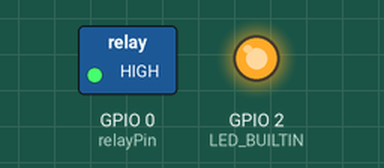
A sketch run on a simulated ESP8266 (NodeMCU). On the bench: switched loads named in the sketch (green lamp = pin HIGH), output pins drawn as LEDs (lit = HIGH, except the on-board LED, lit = LOW). WiFi joins after 1.5 s; servers stay silent unless stated; EEPROM starts erased; what the sketch prints to the serial monitor is not drawn.

Above: at 21.2 s.
At 23.2 s:
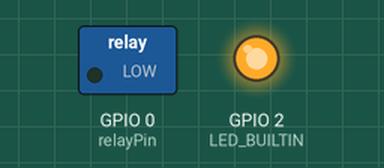
Timing chart, 0 to 24.8 s (numbered marks = the images above):
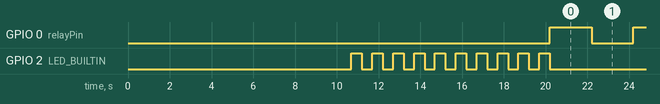

The sketch:

esp01-code.ino
```cpp
#include <ESP8266WiFi.h>
#include <EEPROM.h>

// Simula uma memória física para guardar o ssid e password
#define EEPROM_SSID_ADDRESS 0
#define EEPROM_PASSWORD_ADDRESS 50

// Definindo o tamanho mínimo de senha
#define MIN_PASSWORD_LENGTH 8

// Pino conectado ao relé
const int relayPin = 0; // GPIO0

char ssid[50];
char password[50];


void setup() {
  Serial.begin(9600);
  delay(10000);

  // Acessando o LED
  pinMode(LED_BUILTIN, OUTPUT);

  // Inicializando o relé
  pinMode(relayPin, OUTPUT);
  digitalWrite(relayPin, LOW);

  // Recuperando os dados de ssid e password
  getEEPROM();

  // Verificando se os dados recuperados são válidos
  if(strlen(ssid) > 0 && strlen(password) >= MIN_PASSWORD_LENGTH){
    startConnection();
  } else {
    startWPS();
  }
}


void getEEPROM(){
  Serial.println("Recuperando SSID e Password");

  EEPROM.begin(512);

  EEPROM.get(EEPROM_SSID_ADDRESS, ssid);
  EEPROM.get(EEPROM_PASSWORD_ADDRESS, password);

  EEPROM.end();

  Serial.println("SSID: ");
  Serial.println(ssid);
  Serial.println("Password: ");
  Serial.println(password);
  Serial.println("Recuperado com sucesso!!");
}


void setEEPROM(){
  Serial.println("Armazenando SSID e Password");

  EEPROM.begin(512);

  EEPROM.put(EEPROM_SSID_ADDRESS, WiFi.SSID());
  EEPROM.put(EEPROM_PASSWORD_ADDRESS, WiFi.psk());

  EEPROM.commit();
  EEPROM.end();

  Serial.println("SSID: ");
  Serial.println(WiFi.SSID());
  Serial.println("Password: ");
  Serial.println(WiFi.psk());
  Serial.println("Salvo com sucesso!!");
}


void startWPS(){
  Serial.println("Entrando no modo WPS...");

  // Iniciando o modo Wifi
  WiFi.mode(WIFI_STA);

  // Iniciando o WPS
  int status = WiFi.beginWPSConfig();
  if (status) {
      Serial.println("WPS iniciado. Aguardando conexão...");

      int counter = 0;
      while (counter < 30) {
        counter++;
        digitalWrite(LED_BUILTIN, LOW);
        delay(500);
        Serial.print(".");
        digitalWrite(LED_BUILTIN, HIGH);
        delay(500);
        Serial.print(".");
      }
  } else {
      Serial.println("Falha ao iniciar WPS.");
  }

  Serial.println("");

  if (WiFi.status() != WL_CONNECTED) {
      Serial.println("Falha ao conectar-se via WPS após várias tentativas. Verifique se o WPS está habilitado no seu roteador.");
  } else {
      Serial.println("Conectado com sucesso ao WiFi!");
      Serial.println("Local IP Address: ");
      Serial.println(WiFi.localIP());

      setEEPROM();
  }
}


void startConnection() {

  Serial.println("Conectando ao WiFi: ");
  Serial.println(ssid);

  WiFi.begin(ssid, password);

  int counter = 0;
  while (counter < 10) {
    counter++;
    digitalWrite(LED_BUILTIN, LOW);
    delay(500);
    Serial.print(".");
    digitalWrite(LED_BUILTIN, HIGH);
    delay(500);
    Serial.print(".");
  }

  Serial.println("");

  if(WiFi.status() == WL_CONNECTED){
    Serial.println("Conectado com sucesso ao WiFi!");
    Serial.println("Local IP Address: ");
    Serial.println(WiFi.localIP());
  } else {
    Serial.println("A conexão falhou!");
  }
}


void askForWPS() {
  // Método físico (botão)
  // if (digitalRead(buttonPin) == HIGH) {
  //   startWPS();
  // }

  // Método de monitor
  if (Serial.available() > 0) {
    char command = Serial.read();
    if (command == 'W') {
      startWPS(); // Inicia o modo WPS se o comando 'W' for recebido
    }
  }
}


void switchOn() {
    if(digitalRead(relayPin) == LOW) {
      digitalWrite(relayPin, HIGH);
    } else {
      digitalWrite(relayPin, LOW);
    }
}


void loop() {
  askForWPS();
  switchOn();

  if (WiFi.status() == WL_CONNECTED) {

    digitalWrite(LED_BUILTIN, LOW);
    delay(2000);

  } else {

    digitalWrite(LED_BUILTIN, HIGH);
    delay(2000);
    startConnection();
  }
}
```

Measured:
- by itself, GPIO 0 (relayPin): alternates HIGH for 2.0 s and LOW for 2.0 s
- by itself, GPIO 2 (LED_BUILTIN): alternates HIGH for 0.50 s and LOW for 0.50 s, 19 changes in all, then stays LOW
